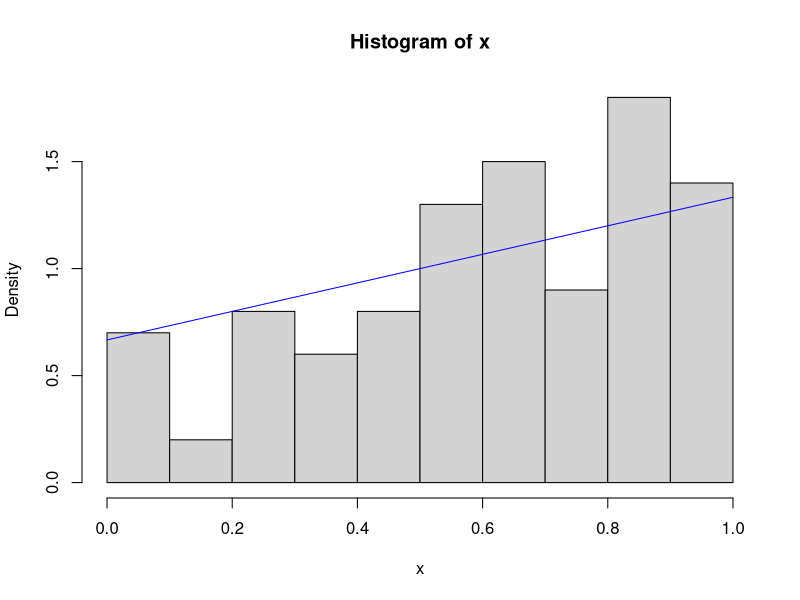
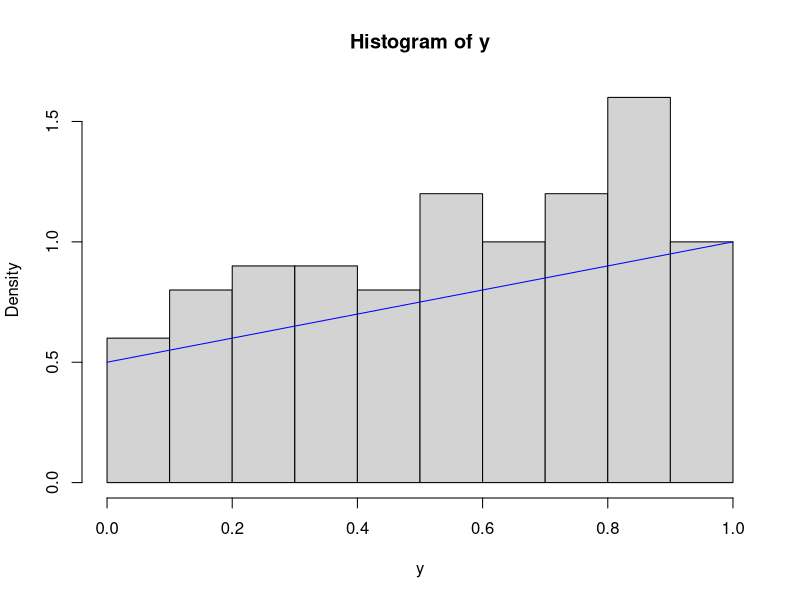

Source code (R) for these figures, in order:
## ---- chunk 1
simul <- function(n)
{
  ui <- runif(n)
  x <- -1 + sqrt(1 + 3 * ui)
  cat("number of iterations:", n, fill = TRUE)
  hist(x, prob = TRUE)
  return(x)
}

## ---- chunk 2
j <- simul(100)
curve(2/3*(x+1), 0, 1, add = TRUE, col = "blue")

## ---- chunk 3
sim_ar <- function(n,m) {
  y <- numeric(n)
  #incluindo um contador para o tamanho da amostra
  i <- 0
  #incluindo um contador para o numero de pares de uniformes geradas
  j <- 0
  
  while (i < n) {
    # 1. Gerar Y candidato da distribuição proposta (Uniforme[0, 1])
    yc <- runif(1, min = 0, max = 1)
    
    # 2. Gerar U da Uniforme[0, 1] para a aceitação
    U <- runif(1)
    
    f <- 2/3*(yc+1)
    
    # 3. Teste de aceitação
    if (U < f/m) {
      y[i+1] <- yc  # Aceita o valor candidato
      i <- i+1  # Incrementa o contador de aceitação
    }
    j <- j+1
  }
  cat("foram gerados ", j, "pares de uniformes ",fill=T)
  cat("para simular ", i, " valores da v.a. de interesse ",fill=T)
  cat("razao de eficiencia ",round((i/j)*100,2), "% ",fill=T)
  return(y)
}
## ---- chunk 4
y <- sim_ar(100,4/3)

hist(y,prob=T)
curve((x + 1)/2,0,1,add=T, col = "blue")
